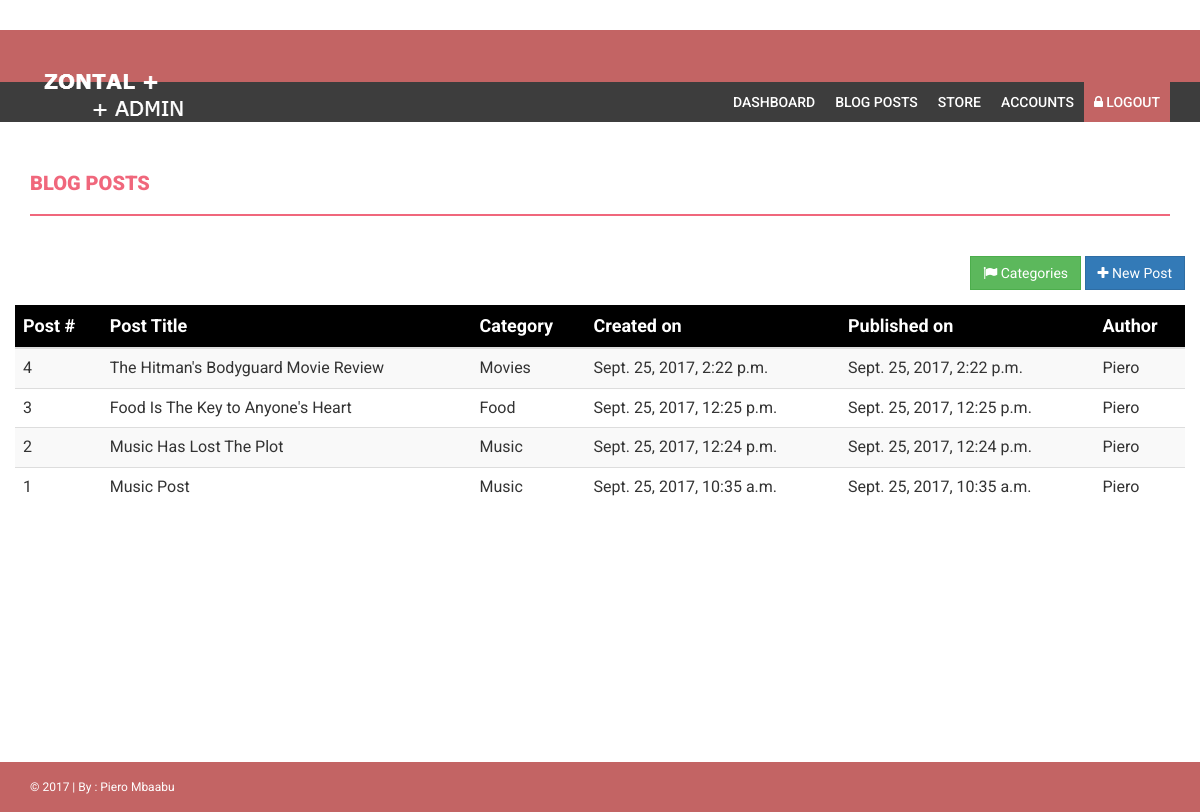
Page /blog/ (signed in) on the earlier database version.
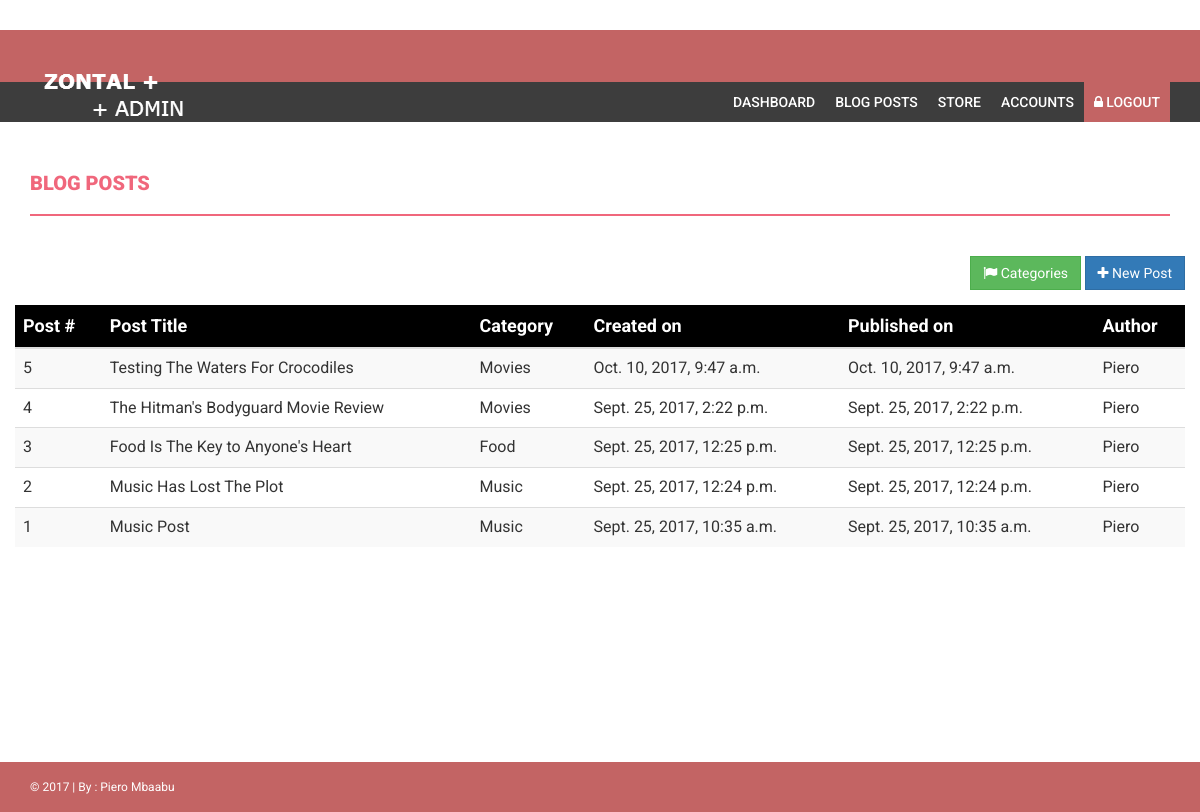
Same page on the later database version.
### blog/models.py (models this page shows, shortened)
class Post(models.Model):
	category = models.ForeignKey(Categorie, on_delete=models.CASCADE)
	post_title = models.CharField(max_length=200)
	post_content = models.TextField()
	featured_img = models.ImageField(upload_to='posts')
	author = models.ForeignKey('auth.User')
	created_on = models.DateTimeField(auto_now_add=True)
	published_on = models.DateTimeField(auto_now_add=False, null=True)

class Categorie(models.Model):
	category_name = models.CharField(max_length=200)
	date_added = models.DateTimeField(auto_now_add=True)
	def __str__(self):
		return self.category_name

### blog/views.py (the view)
@login_required(login_url='login')
def view_posts(request):
	context = {
		'posts' : Post.objects.all().order_by('-created_on'),
	}
	return render(request, "dashboard/posts.html", context)

### dashboard/templates/dashboard/posts.html (shortened to what this page needs)
{% extends "dashboard/base.html" %}
{% block pagetitle %}Blog Posts{% endblock %}
{% block content %}
<div class="row">
	<div class="action-btns">
			<a href="{% url 'blog:blog_categories' %}" class="btn btn-success"><i class="fa fa-flag"></i> Categories</a>
			<a href="{% url 'blog:new_post' %}" class="btn btn-primary"><i class="fa fa-plus"></i> New Post</a>
	</div>
	<div class="table-responsive">
		<table class="table table-striped">
			<thead>
				<th>Post #</th>
				<th>Post Title</th>
				<th>Category</th>
				<th>Created on</th>
				<th>Published on</th>
				<th>Author</th>
			</thead>
			<tbody>
				{% for post in posts %}
				<tr>
					<td>{{ post.pk }}</td>
					<td>{{ post.post_title }}</td>
					<td>{{ post.category }}</td>
					<td>{{ post.created_on }}</td>
					<td>{% if post.published_on %}{{ post.published_on }}{% else %}<span class="badge badge-danger">Unpublished</span>{% endif %}</td>
					<td>{{ post.author }}</td>
				</tr>
				{% endfor %}
			</tbody>
		</table>
	</div>
</div>
{% endblock %}

Differences in the rows shown:
added Post: pk "5", post_title "Testing The Waters For Crocodiles", category "Movies", created_on "Oct. 10, 2017, 9:47 a.m.", published_on "Oct. 10, 2017, 9:47 a.m.", author "Piero"
